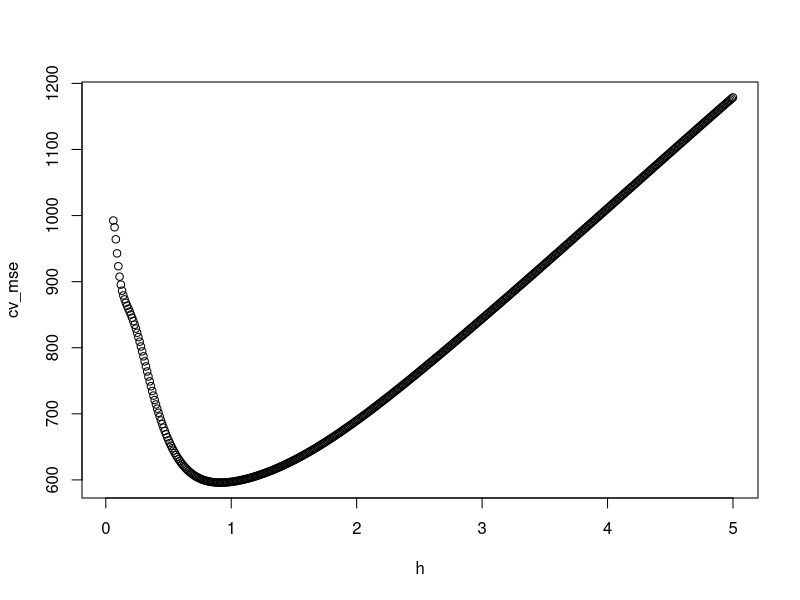
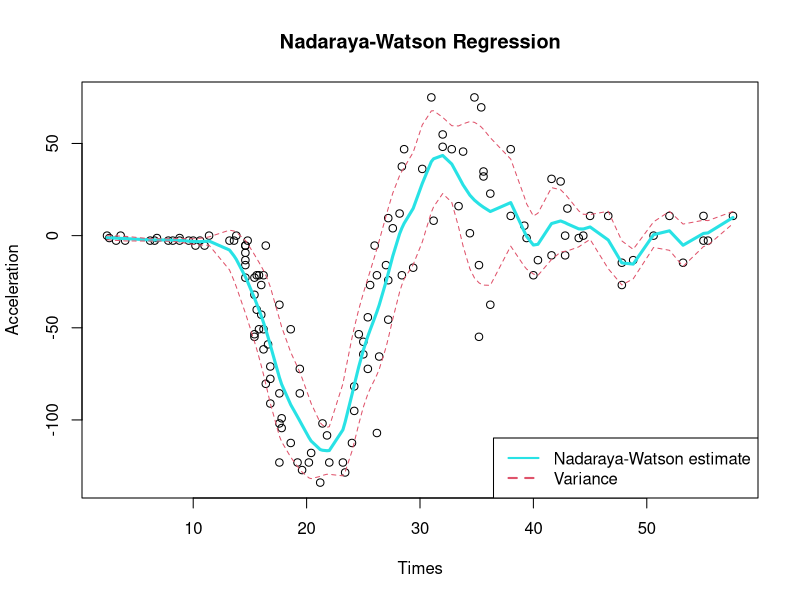

Write the R code that produced these figures, in order.
library(MASS)
data(mcycle)
y<-mcycle$accel
x<-mcycle$times

h<-seq(0.01,5,0.01)
cv_mse<-rep(0,length(h))
n<-length(x)

for( i in 1:length(h)){
  total_mse<-0
  
  for(j in 1:n){
    x_train<-x[-j]
    y_train<-y[-j]
    x_test<-x[j]
    y_test<-y[j]
    
    w<-(1/sqrt(2*pi))*exp(-0.5*((x_train-x_test)/h[i])^2)
    estimate<-sum(w*y_train)/sum(w)
    
    mse<-(y_test-estimate)^2
    total_mse<-total_mse + mse
  }
  cv_mse[i]<-total_mse/n
}

min_mse<-which.min(cv_mse)
min_mse
h_opt<-h[min_mse]

cv_mse
plot(h,cv_mse)

pred_values<-rep(0,length(x))
variance<-rep(0,length(x))

for( i in 1:length(x)){
  weights<-(1/sqrt(2*pi))*exp(-0.5*((x-x[i])/h_opt)^2)
  
  pred_values[i]<-sum(weights*y)/sum(weights)
  variance[i]<-sum(weights*(y-pred_values[i])^2)/sum(weights)
}         

plot(x,y,main="Nadaraya-Watson Regression",xlab = "Times",ylab = "Acceleration")
lines(x,pred_values,col=5,lw=3)
lines(x,pred_values+sqrt(variance),col=2,lty=2)
lines(x,pred_values-sqrt(variance),col=2,lty=2)
legend("bottomright",legend = c("Nadaraya-Watson estimate","Variance"),col=c(5,2),lty = c(1,2),lwd = 2)
